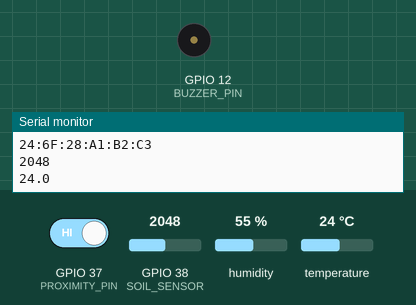
The program below on a simulated ESP32. Shown: buzzer (waves = sounding), the last lines printed to the serial monitor. The test bench sets the inputs (shaded band); at power-on: GPIO 37 (PROXIMITY_PIN) HIGH, GPIO 38 (SOIL_SENSOR) = 2048, humidity 55 %, temperature 24 °C. WiFi joins after 1.5 s; servers stay silent unless stated; uploads are accepted with an empty reply.

Above: at 2.7 s.
2.8 s: GPIO 37 (PROXIMITY_PIN) driven LOW
At 6.3 s:
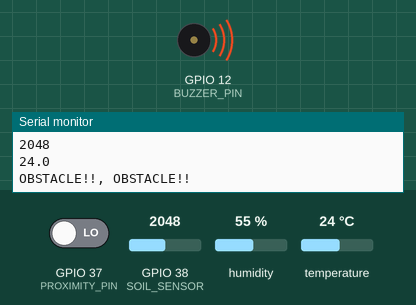
Timing chart, 0 to 7.8 s (numbered marks = the images above; inputs shaded):
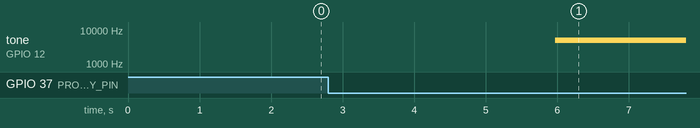

The program:

main.cpp
```cpp
#include <Arduino.h>
// #include <Arduino_OV767X.h>
#include <Wire.h>
#include "DHT20.h"
#include <HttpClient.h>
#include <WiFi.h>
DHT20 DHT;
int PROXIMITY_PIN = 37;
int BUZZER_PIN = 12;
int SOIL_SENSOR = 38;
int hasObstacle;
int moist_lvl=50;
boolean buzzState = false;
const char kHostname[] = "13.57.43.159";
// Number of milliseconds to wait without receiving any data before we give up
const int kNetworkTimeout = 30 * 1000;
// Number of milliseconds to wait if no data is available before trying again
const int kNetworkDelay = 1000;

void setup() {
  hasObstacle = HIGH;
  pinMode(PROXIMITY_PIN, INPUT);
  pinMode(BUZZER_PIN, OUTPUT);
  pinMode(SOIL_SENSOR, INPUT);
  Serial.begin(9600);
  Wire.begin();

  char *ssid2 = "CALIBURN 0042";
  char *pass2 = "+1N8h876";
  WiFi.begin(ssid2, pass2);
  while (WiFi.status() != WL_CONNECTED)
  {
    delay(500);
    Serial.print(".");
  }
  Serial.println("");
  Serial.println("WiFi connected");
  Serial.println("IP address: ");
  Serial.println(WiFi.localIP());
  Serial.println("MAC address: ");
  Serial.println(WiFi.macAddress());
}

void loop() {
  int err = 0;
  WiFiClient c;
  HttpClient http(c);
  delay(1000);
  hasObstacle = digitalRead(PROXIMITY_PIN);
  // Serial.print(hasObstacle);
  moist_lvl = analogRead(SOIL_SENSOR);
  Serial.println(moist_lvl);
  DHT.read();
  Serial.println(DHT.getTemperature(), 1);
  float temp = DHT.getTemperature();
  std::string path ="/?temp="+ std::to_string(temp) + "&moist=" + std::to_string(moist_lvl);
  delay(1000);
  err = http.get(kHostname,5000,  path.c_str(), NULL);
  if (hasObstacle == LOW)
  {

    Serial.println("OBSTACLE!!, OBSTACLE!!");
    digitalWrite(BUZZER_PIN, HIGH);
    if(buzzState == false){
      tone(BUZZER_PIN, 5000);
      buzzState = true;
    }
  }
  else
  {
    Serial.println("clear");
    digitalWrite(BUZZER_PIN, LOW);
    if(buzzState == true){
      noTone(BUZZER_PIN);
      buzzState = false;
    }
  }
  http.stop();
}
```

Measured:
- after the input at 2.8 s, tone on GPIO 12 (BUZZER_PIN): silent → 5000 Hz after 3.2 s
